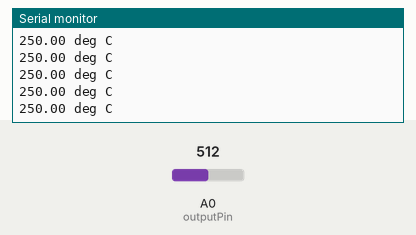
A sketch run on a simulated Arduino Uno, built with avr-gcc and run on an emulated ATmega328P. Shown: the last lines printed to the serial monitor. The test bench sets the inputs (shaded band); at power-on: A0 (outputPin) = 512.

Above: at 1.2 s.
1.3 s: A0 (outputPin) set to 22
At 2.2 s:
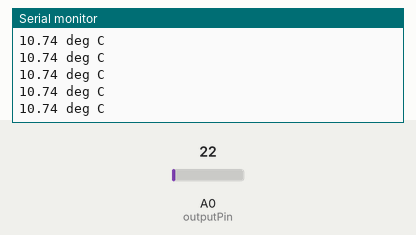
2.8 s: A0 (outputPin) set to 19
At 3.6 s:
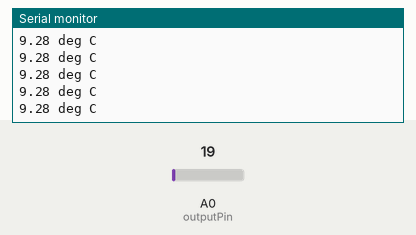
8.8 s: A0 (outputPin) set to 192
At 9.4 s:
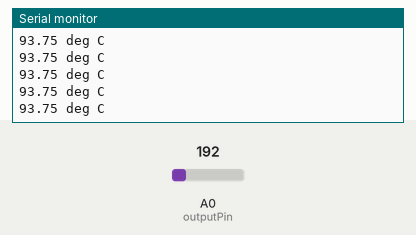
11.8 s: A0 (outputPin) set to 216
At 12.5 s:
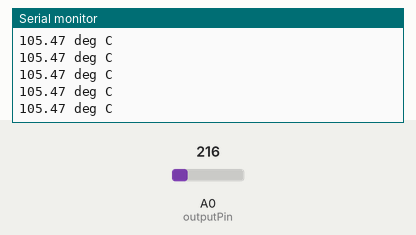
Timing chart, 0 to 14.8 s (numbered marks = the images above; inputs shaded):
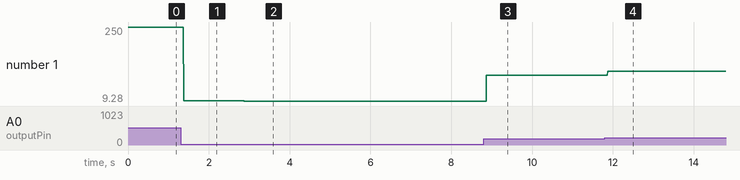

Measured:
- after the input at 1.3 s, the serial monitor: prints a new line after 0.08 s (image 1)
- after the input at 2.8 s, the serial monitor: prints a new line after 0.08 s (image 2)
- after the input at 8.8 s, the serial monitor: prints a new line after 0.07 s (image 3)
- after the input at 11.8 s, the serial monitor: prints a new line after 0.08 s (image 4)
- plotted number 1: 250 → 10.74 after the input at 1.3 s, 10.74 → 9.28 after the input at 2.8 s, 9.28 → 93.75 after the input at 8.8 s, 93.75 → 105.47 after the input at 11.8 s

The sketch:

temp_simple.ino
```cpp
int outputPin = 0;

void setup() {
  Serial.begin(9600);
}

void loop() {
  int rawVoltage = analogRead(outputPin);
  float millivolts = (rawVoltage / 1024.0) * 5000;
  float celcius = millivolts / 10;

  Serial.print(celcius);
  Serial.print(" deg C\n");

}
```
